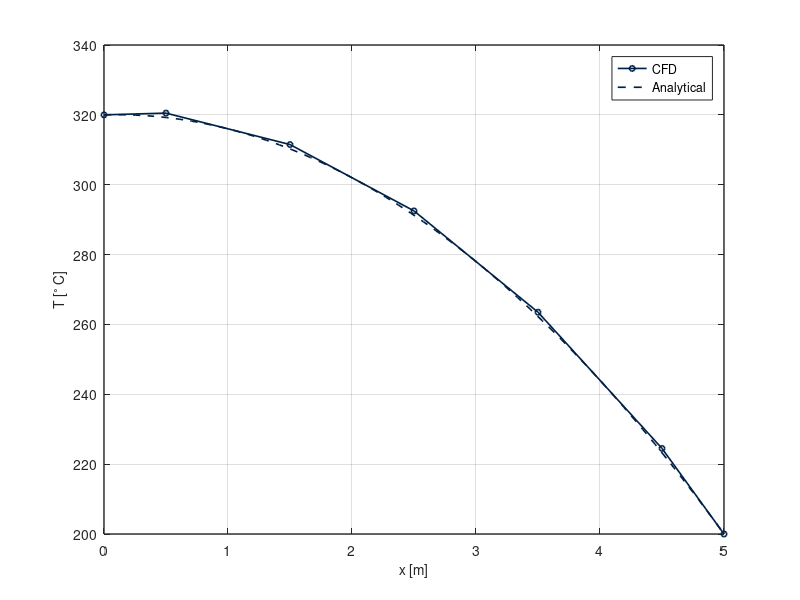

This chart was generated by the following MATLAB code:
%--------------------------------------------------------------------------
%
%    neumannBoundaryConditions.m
%
%    - A script to set up and solve the 1D diffusion equation for 
%    conduction in a bar, with heat flux boundary conditions at the left
%    end and fixed temperature conditions at the right end.
%
%    [Chapter 1]
%
%    Author: Dr. Aidan Wimshurst (FluidMechanics101)
%
%    - Email: FluidMechanics101@gmail.com
%    - Web  : https://www.fluidmechanics101.com
%    - YouTube: Fluid Mechanics 101
%
%    Version 1.0.0 18/08/2021
%
%--------------------------------------------------------------------------
close all; clear; clc
%--------------------------------------------------------------------------
% User Inputs
%--------------------------------------------------------------------------

% Thermal Conductivity of the bar (W/mK)
cond = 100;

% Cross-sectional Area of the bar (m2)
area = 0.1;

% Length of the bar (m)
barLength = 5;

% Number of cells in the mesh
nCells = 5;

% Heat flux from the left end of the bar (W/m2)
heatFluxLeftBoundary = 100;

% Temperature at the right hand side of the bar (deg C)
tempRight = 200;

% Heat source per unit volume (W/m3)
heatSourcePerVol = 1000;

% Plot the data?
plotOutput = 'true';

% Print the set up data? (table of coefficients and matrices)
printSetup = 'true';

% Print the solution output (the temperature vector)
printSolution = 'true';

%==========================================================================
% Code Begins Here
%==========================================================================
%--------------------------------------------------------------------------
% 1. Print messages
%--------------------------------------------------------------------------

fprintf('================================================\n');
fprintf('\n');
fprintf('   solve1DDiffusionEquation.m\n')
fprintf('\n')
fprintf(' - Fluid Mechanics 101\n')
fprintf(' - Author: Dr. Aidan Wimshurst\n')
fprintf(' - Contact: FluidMechanics101@gmail.com\n')
fprintf('\n')
fprintf(' [Exercise 1: Chapter 2]\n')
fprintf('================================================\n')

%--------------------------------------------------------------------------
% 2. Create the mesh of cells
%--------------------------------------------------------------------------
fprintf(' Creating Mesh ...\n');
fprintf('------------------------------------------------\n');

% Start by calculating the coordinates of the cell faces
xFaces = linspace(0, barLength, nCells+1);

% Calculate the coordinates of the cell centroids
xCentroids = 0.5*(xFaces(2:end) + xFaces(1:end-1));

% Calculate the length of each cell
cellLength = xFaces(2:end) - xFaces(1:end-1);

% Calculate the distance between cell centroids
dCentroids = xCentroids(2:end) - xCentroids(1:end-1);

% For the boundary cell on the left, the distance is double the distance
% from the cell centroid to the boundary face
dLeft = 2*(xCentroids(1) - xFaces(1));

% For the boundary cell on the right, the distance is double the distance from
% the cell centroid to the boundary cell face
dRight = 2*(xFaces(end) - xCentroids(end));

% Append these to the vector of distances
dCentroids = [dLeft, dCentroids, dRight];

% Distance between the centroid and the centroid on the left
dCentroidLeft = dCentroids(1:end-1);

% Distance between the centroid and the centroid on the right
dCentroidRight = dCentroids(2:end);

% Calculate the area of the left faces
areaLeftFaces = area*ones(1, nCells);

% Calculate the area of the right faces
areaRightFaces = area*ones(1, nCells);

% Compute the cell volume
cellVolumes = cellLength*area;

%--------------------------------------------------------------------------
% 3.0 Material Properties
%--------------------------------------------------------------------------
% Assign the thermal conductivity to all of the cell faces
conductivityFaces = cond*ones(nCells+1);

% Extract a vector for the conductivity of the left faces
conductivityLeftFaces = conductivityFaces(1, 1:end-1);

% Extract a vector for the conductivity of the right faces
conductivityRightFaces = conductivityFaces(1, 2:end);

%--------------------------------------------------------------------------
% 4.0 Calculate the Matrix Coefficients
%--------------------------------------------------------------------------
fprintf(' Calculating Matrix Coefficients\n');
fprintf('------------------------------------------------\n');

% Diffusive flux per unit area
DA_LeftFaces = conductivityLeftFaces .* areaLeftFaces ./ dCentroidLeft;
DA_RightFaces = conductivityRightFaces .* areaRightFaces ./ dCentroidRight;

% Calculate the source term Su
Su = heatSourcePerVol*cellVolumes;

% Assign sources to the left and right hand boundaries
Su(1) = Su(1) - heatFluxLeftBoundary*area;
Su(end) = Su(end) + 2.0*DA_RightFaces(end)*tempRight;

% Calculate the source term Sp
Sp = zeros(1, nCells);

% Assign sources to the right hand boundary
Sp(1) = 0.0;
Sp(end) = -2.0*DA_RightFaces(end);

% Left Coefficient (aL)
aL = DA_LeftFaces;

% Right Coefficient (aR)
aR = DA_RightFaces;

% Set the first element of aL to zero. It is a boundary face
aL(1) = 0;

% Set the last element of aR to zero. It is a boundary face
aR(end) = 0;

% Create the central coefficients
aP = aL + aR - Sp;

%--------------------------------------------------------------------------
% 5.0 Create the matrices
%--------------------------------------------------------------------------

fprintf(' Assembling Matrices\n');
fprintf('------------------------------------------------\n');

% Start by creating an empty A matrix and an empty B matrix
Amatrix = zeros(nCells, nCells);
BVector = zeros(nCells, 1);

% Populate the matrix one row at a time (i.e one cell at a time)
%
% NOTE: this method is deliberately inefficient for this problem
% but it is useful for learning purposes. We could populate the
% diagonals and the off-diagonals directly.

for i = 1:nCells

    % Do the A matrix Coefficients

    % Left boundary Cell
    if (i == 1)

        Amatrix(i, i) = aP(i);
        Amatrix(i, i+1) = -1.0*aR(i);

    % Right Boundary Cell
    elseif(i == nCells)

        Amatrix(i, i-1) = -1.0*aL(i);
        Amatrix(i, i) = aP(i);

    % Interior Cells
    else

        Amatrix(i, i-1) = -1.0*aL(i);
        Amatrix(i, i) = aP(i);
        Amatrix(i, i+1) = -1.0*aR(i);
    end
    
    % Do the B matrix coefficients
    BVector(i) = Su(i);
end

%--------------------------------------------------------------------------
% 4.0 Print the setup
%--------------------------------------------------------------------------
if strcmp(printSetup, 'true')
    fprintf(' Summary: Set Up\n')
    fprintf('------------------------------------------------\n')
    fprintf('Cell | aL | aR  | aP  |  Sp  |  Su \n')
    fprintf('------------------------------------------------\n')
    for i = 1:nCells
       fprintf('%4i %5.1f %5.1f %5.1f %5.1f %6.1f\n', i, aL(i), aR(i), aP(i), ...
           Sp(i), Su(i)); 
    end
    fprintf('------------------------------------------------\n')
end

%--------------------------------------------------------------------------
% 5.0 Solve the matrices
%--------------------------------------------------------------------------

fprintf(' Solving ...\n')
fprintf('------------------------------------------------\n')

% Use MATLAB's default linear algebra solver (AX = B)
Tvector = Amatrix \ BVector;

fprintf(' Equations Solved.\n')
fprintf('------------------------------------------------\n')

%--------------------------------------------------------------------------
% 6.0 Print the Solution
%--------------------------------------------------------------------------
if strcmp(printSolution, 'true')
    fprintf(' Solution: Temperature Vector\n');
    fprintf('------------------------------------------------\n');
    fprintf('T vector:\n')
    for i = 1:nCells
       fprintf('%10.6f\n', Tvector(i)); 
    end
    fprintf('\n')
    fprintf('------------------------------------------------\n')
end
%--------------------------------------------------------------------------
% 7.0 Heat Fluxes
%--------------------------------------------------------------------------
% Use central differencing to calculate the left boundary temperature
tempLeft = Tvector(1) - (heatFluxLeftBoundary.*area)./(2.0*DA_LeftFaces(1));

% Stack on the boundary temperatures to the temperature vector
temperatureStack = [tempLeft; Tvector; tempRight];

% Calculate the temperature differences
temperatureDifferencesLeft = temperatureStack(2:end-1) - temperatureStack(1:end-2);
temperatureDifferencesRight = temperatureStack(3:end) - temperatureStack(2:end-1);

% Unit normal vectors
normalsLeft = -1.0*ones(nCells, 1);
normalsRight = ones(nCells, 1);

% Calculate the heat fluxes
heatFluxLeft = -1.0.*normalsLeft.*temperatureDifferencesLeft.*DA_LeftFaces';
heatFluxRight = -1.0*normalsRight.*temperatureDifferencesRight.* ... 
    DA_RightFaces';

% For the left and right boundary face the heat flux 
% is 2*DA*(temperatureDifference), as the distance is halved. 
heatFluxLeft(1) = heatFluxLeft(1)*2.0;
heatFluxRight(end) = heatFluxRight(end)*2.0;

% Calculate the heat source in each cell
heatSource = heatSourcePerVol*cellVolumes;

% Calculate the heat flux error in each cell
heatBalanceError = heatSource - heatFluxLeft - heatFluxRight;

if strcmp(printSolution, 'true')

    fprintf(' Heat Fluxes\n');
    fprintf('------------------------------------------------\n');
    fprintf('Cell |  QL   |  QR   |  SV   |  Err\n');
    fprintf('------------------------------------------------\n');
    for i = 1:nCells
        fprintf('%4i %7.1f %7.1f %7.1f %7.1f\n',  i, ...
            heatFluxLeft(i), heatFluxRight(i), ... 
            heatSource(i), heatBalanceError(i));
    end
    fprintf('------------------------------------------------\n');
end

%--------------------------------------------------------------------------
% 8.0 Plot the solution
%--------------------------------------------------------------------------

% Plot the data if desired
if strcmp(plotOutput,'true')

    fprintf(' Plotting ...\n')
    fprintf('------------------------------------------------\n')
    
    % Append the boundary temperature values to the vector, so we can
    % plot the complete solution
    xPlotting = [xFaces(1), xCentroids, xFaces(end)];
    temperaturePlotting = [tempLeft; Tvector; tempRight];
    
    % Assemble the analytical solution for comparison
    xAnalytical = linspace(0, barLength, 100);                    
    temperatureAnalytical = ((heatSourcePerVol/(2.0*cond)) * ...
                            (barLength*barLength*ones(1, length(xAnalytical)) - ...
                            power(xAnalytical, 2)) + ... 
                            (heatFluxLeftBoundary/cond)*(xAnalytical - ... 
                            barLength*ones(1, length(xAnalytical))) + ...
                            tempRight);

    % Figure Size Parameters
    figSizeXcm = 8.5;
    aspectRatio = 4.0/3.0;
    figSizeYcm = figSizeXcm / aspectRatio;
    figSizeXpixels = figSizeXcm * 37.79527559055118;
    figSizeYpixels = figSizeYcm * 37.79527559055118;

    % Figure font, text and line widths
    fontSize = 10;
    fontChoice = 'Arial';
    lineWidth = 1.0;
    markerSize = 4;
    
    % Colours for the line plots
    colour1 = 'black';
    colour2 = [0.0, 0.129, 0.2784];

    % Adjust anchor for where figure shows up on screen (px)
    x0 = 100;
    y0 = 100;

    fig1 = figure('Name', '1D Diffusion');
    box on;
    hold on;
    plot(xPlotting, temperaturePlotting, 'k-o', 'Color', colour2, ...
        'MarkerSize', markerSize, 'linewidth', lineWidth + 0.2);
    plot(xAnalytical, temperatureAnalytical, 'k--', 'Color', colour2, ...
        'MarkerSize', markerSize, 'linewidth', lineWidth + 0.2);
    hold off;
    xlabel('x [m]', 'FontSize', fontSize)
    ylabel('T [^{\circ} C]', 'FontSize', fontSize)
    grid on;
    set(gca, 'fontsize', fontSize);
    set(gca, 'linewidth', lineWidth);
    set(gcf, 'position', [x0, y0, figSizeXpixels, figSizeYpixels]);
    legend({'CFD', 'Analytical'}, 'NumColumns', 1, 'Location', 'Best')
    
end

%==========================================================================
% END OF FILE
%==========================================================================
